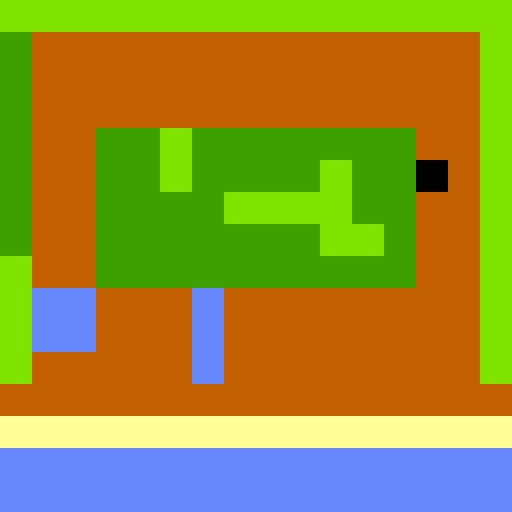

The image is a tile-based game level rendered from a .tmx file. Its description and complete source (layers, tilesets, objects, tile grids) follow:
An orthogonal 16x16 tile map with 32x32 px tiles, 2 tile layers (background, blockedLayer) and 3 objects (3x fishingArea).

<map version="1.0" orientation="orthogonal" renderorder="right-down" width="16" height="16" tilewidth="32" tileheight="32" nextobjectid="9">
 <tileset firstgid="1" name="basicTiles" tilewidth="32" tileheight="32" tilecount="10" columns="5">
  <image source="../images/basicTiles.png" width="160" height="64" />
 </tileset>
 <layer name="background" width="16" height="16">
  <data encoding="csv">
3,3,3,3,3,3,3,3,3,3,3,3,3,3,3,3,
2,4,4,4,4,4,4,4,4,4,4,4,4,4,4,3,
2,4,4,4,4,4,4,4,4,4,4,4,4,4,4,3,
2,4,4,4,4,4,4,4,4,4,4,4,4,4,4,3,
2,4,4,2,2,3,2,2,2,2,2,2,2,4,4,3,
2,4,4,2,2,3,2,2,2,2,3,2,2,8,4,3,
2,4,4,2,2,2,2,3,3,3,3,2,2,4,4,3,
2,4,4,2,2,2,2,2,2,2,3,3,2,4,4,3,
3,4,4,2,2,2,2,2,2,2,2,2,2,4,4,3,
3,4,4,4,4,4,4,4,4,4,4,4,4,4,4,3,
3,4,4,4,4,4,4,4,4,4,4,4,4,4,4,3,
3,4,4,4,4,4,4,4,4,4,4,4,4,4,4,3,
4,4,4,4,4,4,4,4,4,4,4,4,4,4,4,4,
1,1,1,1,1,1,1,1,1,1,1,1,1,1,1,1,
5,5,5,5,5,5,5,5,5,5,5,5,5,5,5,5,
5,5,5,5,5,5,5,5,5,5,5,5,5,5,5,5
</data>
 </layer>
 <layer name="blockedLayer" width="16" height="16">
  <data encoding="csv">
0,0,0,0,0,0,0,0,0,0,0,0,0,0,0,0,
0,0,0,0,0,0,0,0,0,0,0,0,0,0,0,0,
0,0,0,0,0,0,0,0,0,0,0,0,0,0,0,0,
0,0,0,0,0,0,0,0,0,0,0,0,0,0,0,0,
0,0,0,0,0,0,0,0,0,0,0,0,0,0,0,0,
0,0,0,0,0,0,0,0,0,0,0,0,0,0,0,0,
0,0,0,0,0,0,0,0,0,0,0,0,0,0,0,0,
0,0,0,0,0,0,0,0,0,0,0,0,0,0,0,0,
0,0,0,0,0,0,0,0,0,0,0,0,0,0,0,0,
0,5,5,0,0,0,5,0,0,0,0,0,0,0,0,0,
0,5,5,0,0,0,5,0,0,0,0,0,0,0,0,0,
0,0,0,0,0,0,5,0,0,0,0,0,0,0,0,0,
0,0,0,0,0,0,0,0,0,0,0,0,0,0,0,0,
0,0,0,0,0,0,0,0,0,0,0,0,0,0,0,0,
5,5,5,5,5,5,5,5,5,5,5,5,5,5,5,5,
5,5,5,5,5,5,5,5,5,5,5,5,5,5,5,5
</data>
 </layer>
 <objectgroup name="objectsLayer">
  <object id="4" name="beachFront" type="fishingArea" x="0.666667" y="414.667" width="512" height="32" />
  <object id="6" name="riverFront" type="fishingArea" x="160" y="256" width="98" height="158" />
  <object id="8" name="lakeFront" type="fishingArea" x="0" y="256" width="128" height="127" />
 </objectgroup>
</map>
